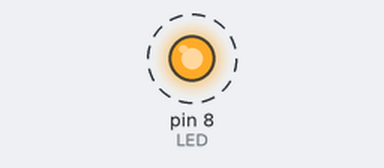
Recording of a sketch running on a simulated Arduino Uno, built with avr-gcc and run on an emulated ATmega328P. Shown: output pins drawn as LEDs (lit = HIGH). Dashed ring = blinking.

Above: at 0.05 s.
Timing chart, 0 to 3.0 s (numbered marks = the images above):
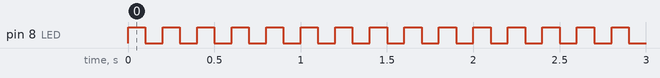

Measured:
- by itself, pin 8 (LED): alternates HIGH for 0.10 s and LOW for 0.10 s

The sketch:

2-BlinkSimpleLED.ino
```cpp
/*
 * WorkShop Arduino
 * Epitech HUB activity
 * Dexmos
 */

// Used pin (on the arduino)
int LED = 8;

void setup() {
  // Set 8 pin to current Output
  pinMode(LED, OUTPUT);
}

void loop() {
  digitalWrite(LED, HIGH);  // Turn on the LED
  delay(100);               // Add delay between action
  digitalWrite(LED, LOW);  // Turn off the LED
  delay(100);
}
```
